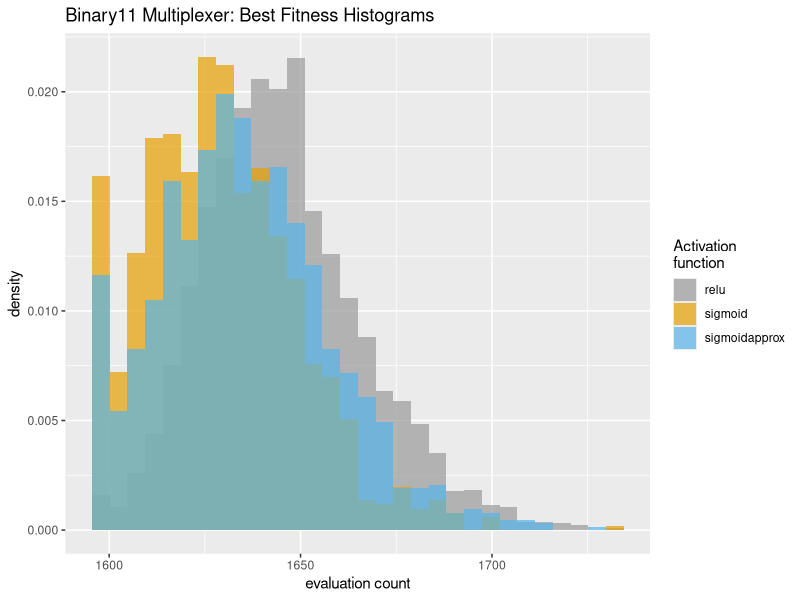
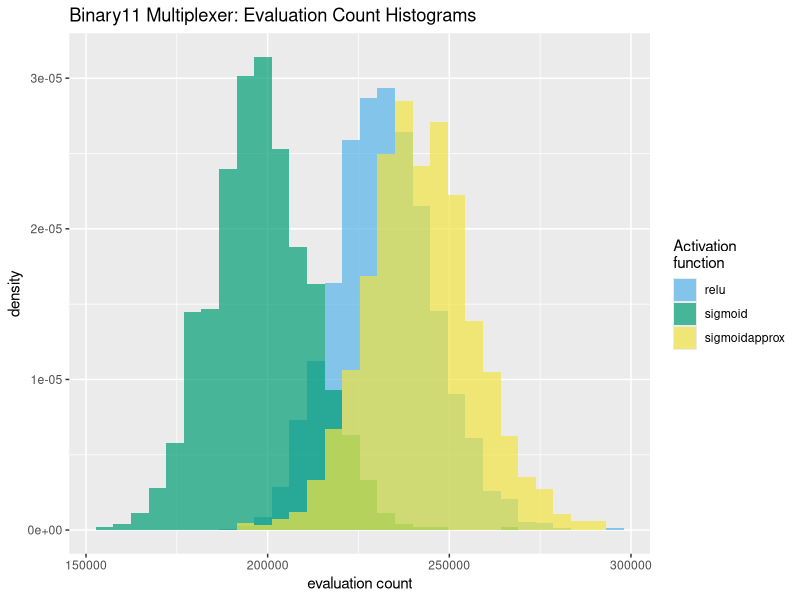

Source code (R) for these figures, in order:
library("ggplot2")
setwd("D:/home/websites/sharpneat-web/public/releases/sharpneat-2-3-1")

# A colourblind friendly palette.
cbPalette <- c("#999999", "#E69F00", "#56B4E9", "#009E73", "#F0E442", "#0072B2", "#D55E00", "#CC79A7")

cbPalette1 <- c("#F0E442", "#E69F00", "#56B4E9", "#009E73", "#F0E442", "#0072B2", "#D55E00", "#CC79A7")

cbPalette2 <- c("#56B4E9", "#009E73", "#F0E442", "#0072B2", "#D55E00", "#CC79A7", "#999999", "#E69F00")
cbPalette3 <- c("#F0E442", "#0072B2", "#D55E00", "#CC79A7", "#999999", "#E69F00", "#56B4E9", "#009E73")

# Load two data frames
dat1 <- read.table("binary11-samples-relu.csv", sep=",", head=TRUE)
dat2 <- read.table("binary11-samples-relucentered.csv", sep=",", head=TRUE)
dat3 <- read.table("binary11-samples-sigmoid.csv", sep=",", head=TRUE)
dat4 <- read.table("binary11-samples-sigmoidapprox.csv", sep=",", head=TRUE)

# Combine the two dataframes into one.
# First create a new column in each.
dat1$fn <- 'relu'
dat2$fn <- 'relucentered'
dat3$fn <- 'sigmoid'
dat4$fn <- 'sigmoidapprox'

# Plot two overlaid histograms (best fitness; relu, sigmoid, sigmoidapprox)
dat <- rbind(dat1, dat3, dat4)

p1 = ggplot(dat, aes(bestfitness, fill = fn )) + 
   geom_histogram(alpha = 0.7, aes(y = ..density..), position = 'identity') +
   scale_fill_manual(values=cbPalette, name='Activation\nfunction', labels=c('relu', 'sigmoid', 'sigmoidapprox')) +
   labs(x='evaluation count') + 
   ggtitle("Binary11 Multiplexer: Best Fitness Histograms") 

ggsave(filename="binary11-bestfitness-relu-sigmoid-sigmoidapprox.png", plot=p1, height=4, width=8, units="in", dpi=100)


# Plot two overlaid histograms (eval count; relu, sigmoid, sigmoidapprox)
p1 = ggplot(dat, aes(evalcount, fill = fn )) + 
   geom_histogram(alpha = 0.7, aes(y = ..density..), position = 'identity') +
   scale_fill_manual(values=cbPalette2, name='Activation\nfunction', labels=c('relu', 'sigmoid', 'sigmoidapprox')) +
   labs(x='evaluation count') + 
   ggtitle("Binary11 Multiplexer: Evaluation Count Histograms") 

ggsave(filename="binary11-evalcount-relu-sigmoid-sigmoidapprox.png", plot=p1, height=4, width=8, units="in", dpi=100)


